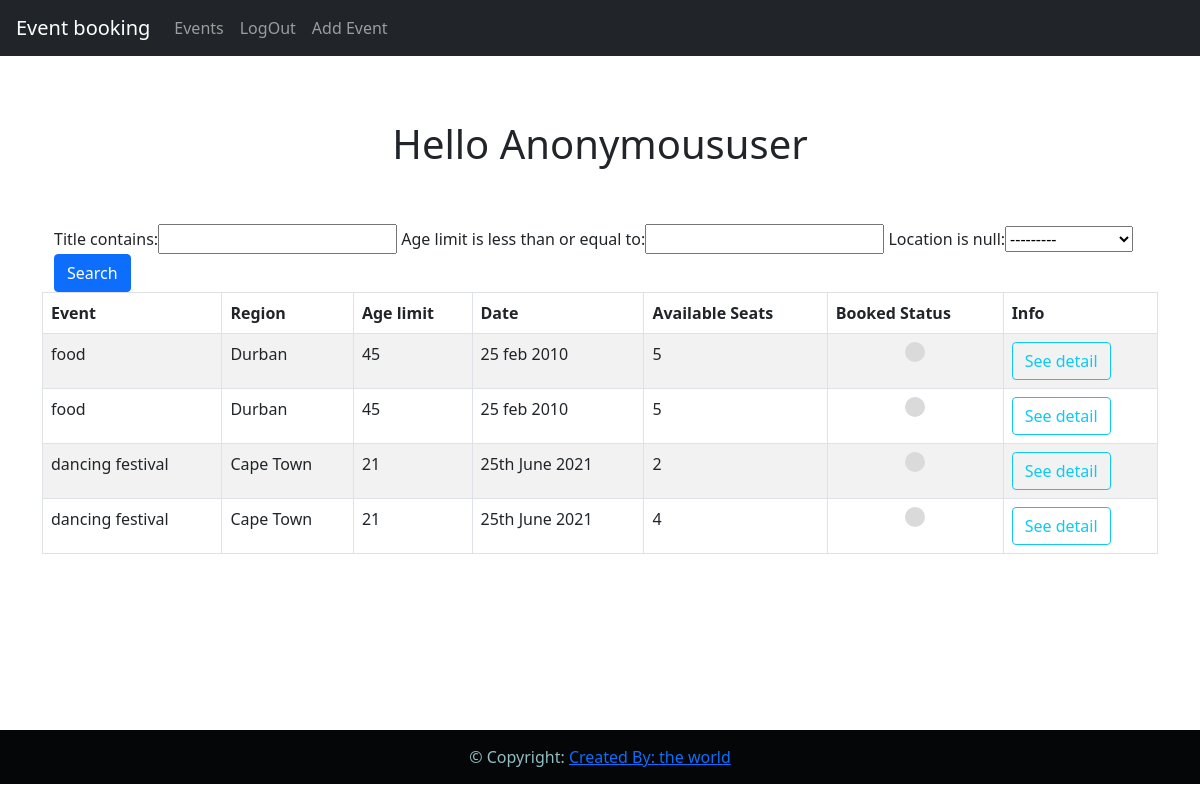
/events/, run on an earlier commit of the app's database.
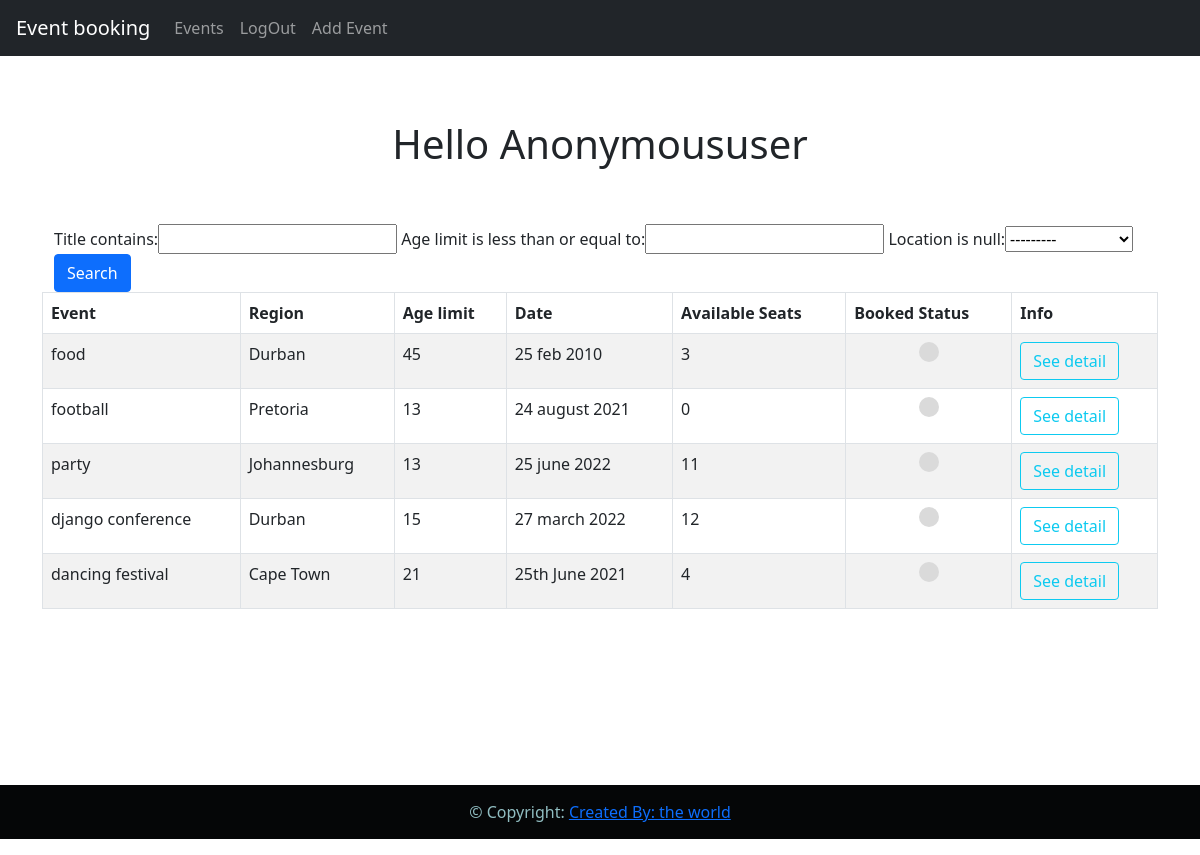
And on a later commit of the database.
### main/models.py (models this page shows, shortened)
class Region(models.Model):
    title = models.CharField(max_length=255)
    def __str__(self):
        return self.title

class Event(models.Model):
    title = models.CharField(max_length=200, null=True, blank=True)
    location = models.ForeignKey(
        Region, on_delete=models.CASCADE, null=True, blank=True)
    price = models.DecimalField(max_digits=8, decimal_places=2)
    seats = models.IntegerField(default=0, null=True)
    description = models.TextField(blank=True, verbose_name='Description')
    booked = models.BooleanField(default=False)
    event_date = models.TextField(max_length=100)
    age_limit = models.IntegerField(null=True)
    guests = models.ManyToManyField(User, through='Guest')
    class Meta:
        ordering = ['booked']

### main/views.py (the view)
# urls.py: path('', eventsview, name='events'),
def eventsview(request):
    if request.user.is_authenticated:
        profile = request.user.profile
    else:
        profile = None
    events = Event.objects.all()
    age = int(request.GET.get('age_limit')) if request.GET.get(
        'age_limit') else None
    if profile and age and profile.age >= age:
        events = events.filter(age_limit__lt=profile.age)
    filter = EventFilter(request.GET, queryset=events)
    return render(request, 'main/events_list.html', {'events': filter})

### main/templates/main/events_list.html (shortened to what this page needs)
{% extends 'main/events.html' %}
{% load bootstrap5 %}
{% block content %}
<div class='container text-center py-5'>
    <h1 class='page-header'> Hello {{request.user|title}} </h1>
</div>
<div class="container mx-auto">
    <form method= 'get' action="">
        {{events.form}}
        <button class="btn btn-primary" type="submit" > Search </button>
    </form>
</div>
<div>
    <table class = 'table table-striped table-bordered mydatatable'>
        <thead >
            <tr>
                <th class='th-sm'>Event</th>
                <th class='th-sm'>Region</th>
                <th class='th-sm'>Age limit</th>
                <th class='th-sm'>Date</th>
                <th class='th-sm'>Available Seats</th>
                <th class='th-sm'>Booked Status</th>
                <th class='th-sm'>Info</th>
            </tr>
        </thead>
        <tbody>
            {% for event in events.qs %}
            <tr>
                <td> {{event.title}}</td>
                <td>{{event.location}}</td>
                <td>{{event.age_limit}}</td>
                <td>{{event.event_date}}</td>
                <td>{{event.seats}}</td>
                {% if user in event.guests.all %}
                <td>
                    <div class="task-complete-icon mx-auto my-auto"></div>
                </td>
                {%else%}
                <td>
                    <div class="task-incomplete-icon mx-auto my-auto"></div>
                </td>
                {% endif %}
                <td> <a href="{% url 'main:detail' event.id %}"><button type="button" class="btn btn-outline-info">See detail</button></a></td>
            </tr>
            {% empty %}
            <h3> No Event currently available</h3>
            {% endfor %}
        </tbody>
    </table>
</div>
{% endblock%}

### main/templates/main/events.html (shortened to what this page needs)
<!DOCTYPE html>
<html lang="en">
<head>
    <link href="https://cdn.jsdelivr.net/npm/bootstrap@5.0.2/dist/css/bootstrap.min.css" rel="stylesheet"
>
    <link rel="stylesheet" type="text/css" href="https://cdn.datatables.net/v/dt/dt-1.10.25/datatables.min.css" />
        <nav class='navbar navbar-dark navbar-expand-sm bg-dark'>
            <span class='navbar-brand mb-0 h2 mx-3'>Event booking</span>
            <ul class='navbar-nav'>
                <li class='nav-item active'> <a href="{% url 'main:events' %}" class='nav-link'> Events </a> </li>
                <li class='nav-item active'> <a href="{% url 'accounts:logout' %}" class='nav-link'> LogOut </a> </li>
                <li class='nav-item active'> <a href="{% url 'main:eventadd' %}" class='nav-link'> Add Event </a> </li>
            </ul>
        </nav>
</head>
<body>
    <div  class="container mt-3 mb-3 mx-auto " style=" width: 100%">
        {% block content %}
        {% endblock %}
    </div>
</body>
    <footer>
        <div class="container" style="padding: 80px 0;" align="center">
        </div>
        <div style="background: #050607;">
            <p style="color: #91BEC2; padding: 15px 0;" align="center">
                &copy; Copyright: <a href="mailto:cesarkamga3@gmail.com">Created By: the world</a>
            </p>
        </div>
    </footer>
</html>

### main/templates/main/events_list.html (style rules this page uses)
.task-incomplete-icon { height: 20px; width: 20px; background-color: rgb(218, 218, 218); border-radius: 50%; }

What changed in the data, as far as the page shows it:
removed Event: title "food", location "Durban", age_limit "45", event_date "25 feb 2010", seats "5"
removed Event: title "dancing festival", location "Cape Town", age_limit "21", event_date "25th June 2021", seats "2"
changed Event "food": seats "5" → "3"
added Event: title "football", location "Pretoria", age_limit "13", event_date "24 august 2021", seats "0"
added Event: title "party", location "Johannesburg", age_limit "13", event_date "25 june 2022", seats "11"
added Event: title "django conference", location "Durban", age_limit "15", event_date "27 march 2022", seats "12"
